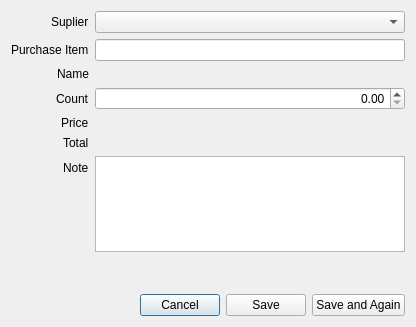
<?xml version="1.0" encoding="UTF-8"?>
<ui version="4.0">
 <class>ReturnAddDialog</class>
 <widget class="QDialog" name="ReturnAddDialog">
  <property name="geometry">
   <rect>
    <x>0</x>
    <y>0</y>
    <width>416</width>
    <height>327</height>
   </rect>
  </property>
  <property name="windowTitle">
   <string>Add new return item</string>
  </property>
  <layout class="QVBoxLayout" name="verticalLayout">
   <item>
    <layout class="QFormLayout" name="formLayout">
     <property name="labelAlignment">
      <set>Qt::AlignRight|Qt::AlignTrailing|Qt::AlignVCenter</set>
     </property>
     <item row="0" column="0">
      <widget class="QLabel" name="label">
       <property name="text">
        <string>Suplier</string>
       </property>
      </widget>
     </item>
     <item row="1" column="0">
      <widget class="QLabel" name="label_2">
       <property name="text">
        <string>Purchase Item</string>
       </property>
      </widget>
     </item>
     <item row="2" column="0">
      <widget class="QLabel" name="label_3">
       <property name="text">
        <string>Name</string>
       </property>
      </widget>
     </item>
     <item row="3" column="0">
      <widget class="QLabel" name="label_4">
       <property name="text">
        <string>Count</string>
       </property>
      </widget>
     </item>
     <item row="4" column="0">
      <widget class="QLabel" name="label_5">
       <property name="text">
        <string>Price</string>
       </property>
      </widget>
     </item>
     <item row="5" column="0">
      <widget class="QLabel" name="label_6">
       <property name="text">
        <string>Total</string>
       </property>
      </widget>
     </item>
     <item row="0" column="1">
      <widget class="QComboBox" name="comboSuplier"/>
     </item>
     <item row="1" column="1">
      <widget class="QLineEdit" name="linePurchaseItem">
       <property name="readOnly">
        <bool>true</bool>
       </property>
      </widget>
     </item>
     <item row="2" column="1">
      <widget class="QLabel" name="labelName">
       <property name="text">
        <string/>
       </property>
       <property name="alignment">
        <set>Qt::AlignLeading|Qt::AlignLeft|Qt::AlignVCenter</set>
       </property>
      </widget>
     </item>
     <item row="4" column="1">
      <widget class="QLabel" name="labelPrice">
       <property name="text">
        <string/>
       </property>
       <property name="alignment">
        <set>Qt::AlignRight|Qt::AlignTrailing|Qt::AlignVCenter</set>
       </property>
      </widget>
     </item>
     <item row="5" column="1">
      <widget class="QLabel" name="labelTotal">
       <property name="text">
        <string/>
       </property>
       <property name="alignment">
        <set>Qt::AlignRight|Qt::AlignTrailing|Qt::AlignVCenter</set>
       </property>
      </widget>
     </item>
     <item row="3" column="1">
      <widget class="QDoubleSpinBox" name="doubleCount">
       <property name="alignment">
        <set>Qt::AlignRight|Qt::AlignTrailing|Qt::AlignVCenter</set>
       </property>
       <property name="maximum">
        <double>100000000.000000000000000</double>
       </property>
      </widget>
     </item>
     <item row="6" column="0">
      <widget class="QLabel" name="label_10">
       <property name="text">
        <string>Note</string>
       </property>
      </widget>
     </item>
     <item row="6" column="1">
      <widget class="QPlainTextEdit" name="plainNote">
       <property name="maximumSize">
        <size>
         <width>16777215</width>
         <height>100</height>
        </size>
       </property>
      </widget>
     </item>
    </layout>
   </item>
   <item>
    <spacer name="verticalSpacer">
     <property name="orientation">
      <enum>Qt::Vertical</enum>
     </property>
     <property name="sizeHint" stdset="0">
      <size>
       <width>20</width>
       <height>40</height>
      </size>
     </property>
    </spacer>
   </item>
   <item>
    <layout class="QHBoxLayout" name="horizontalLayout">
     <item>
      <spacer name="horizontalSpacer">
       <property name="orientation">
        <enum>Qt::Horizontal</enum>
       </property>
       <property name="sizeHint" stdset="0">
        <size>
         <width>40</width>
         <height>20</height>
        </size>
       </property>
      </spacer>
     </item>
     <item>
      <widget class="QPushButton" name="pushCancel">
       <property name="text">
        <string>Cancel</string>
       </property>
      </widget>
     </item>
     <item>
      <widget class="QPushButton" name="pushSave">
       <property name="text">
        <string>Save</string>
       </property>
      </widget>
     </item>
     <item>
      <widget class="QPushButton" name="pushSaveAgain">
       <property name="text">
        <string>Save and Again</string>
       </property>
      </widget>
     </item>
    </layout>
   </item>
  </layout>
 </widget>
 <tabstops>
  <tabstop>comboSuplier</tabstop>
  <tabstop>linePurchaseItem</tabstop>
  <tabstop>doubleCount</tabstop>
  <tabstop>plainNote</tabstop>
  <tabstop>pushSaveAgain</tabstop>
  <tabstop>pushSave</tabstop>
  <tabstop>pushCancel</tabstop>
 </tabstops>
 <resources/>
 <connections>
  <connection>
   <sender>pushCancel</sender>
   <signal>clicked()</signal>
   <receiver>ReturnAddDialog</receiver>
   <slot>close()</slot>
   <hints>
    <hint type="sourcelabel">
     <x>273</x>
     <y>229</y>
    </hint>
    <hint type="destinationlabel">
     <x>223</x>
     <y>169</y>
    </hint>
   </hints>
  </connection>
 </connections>
</ui>
